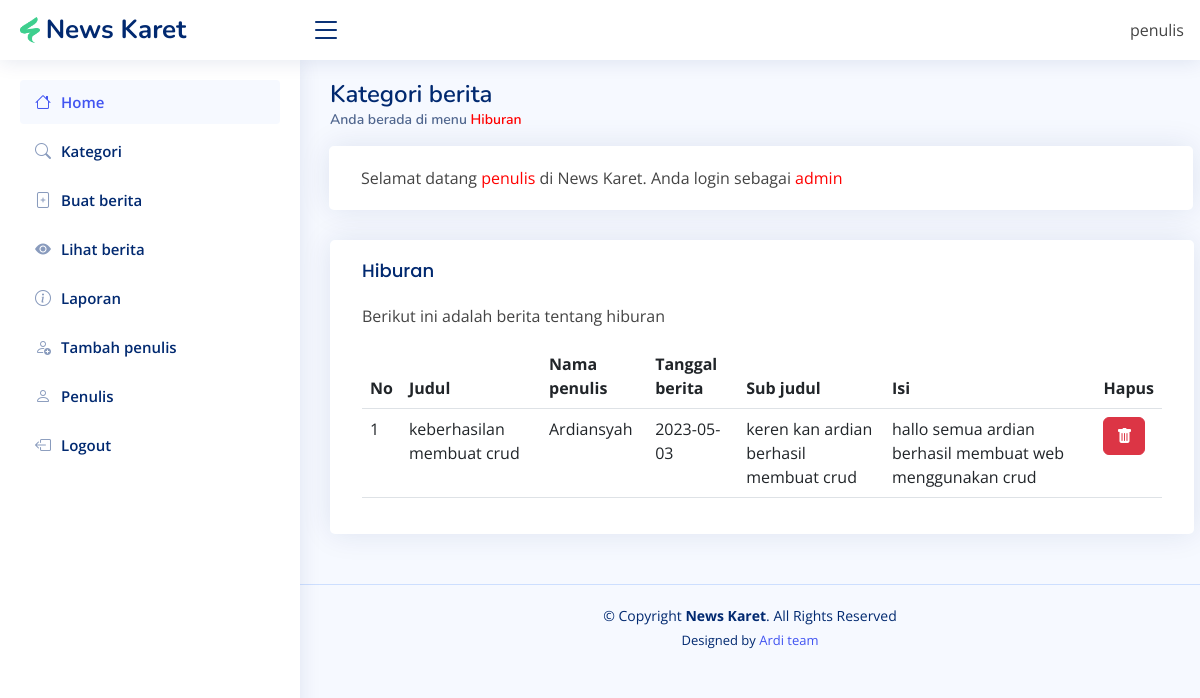
The app's page /kategori/hiburan.php (signed in) with its own data.
### tables this page shows
CREATE TABLE `hiburan` (
  `id` int(11) NOT NULL,
  `judul` varchar(100) NOT NULL,
  `nama_penulis` varchar(35) NOT NULL,
  `tgl_berita` date NOT NULL,
  `sub_judul` varchar(100) NOT NULL,
  `isi_berita` text NOT NULL,
  `gambar` varchar(255) NOT NULL
);

### kategori/hiburan.php (the view, shortened to what this page needs)
<?php
include '../config/koneksi.php';
?>
<!DOCTYPE html>
<html lang="en">
  <head>
    <link
      href="../assets/vendor/bootstrap/css/bootstrap.min.css"
      rel="stylesheet"
    />
    <link
      href="../assets/vendor/bootstrap-icons/bootstrap-icons.css"
      rel="stylesheet"
    />
    <link
      href="../assets/vendor/boxicons/css/boxicons.min.css"
      rel="stylesheet"
    />
    <link href="../assets/vendor/quill/quill.snow.css" rel="stylesheet" />
    <link href="../assets/vendor/quill/quill.bubble.css" rel="stylesheet" />
    <link href="../assets/vendor/remixicon/remixicon.css" rel="stylesheet" />
    <link
      href="../assets/vendor/simple-datatables/style.css"
      rel="stylesheet"
    />
    <link href="../assets/css/style.css" rel="stylesheet" />
  </head>
  <body>
    <header id="header" class="header fixed-top d-flex align-items-center">
      <div class="d-flex align-items-center justify-content-between">
        <a href="" class="logo d-flex align-items-center">
          <img src="../assets/img/2.png" alt="" />
          <span class="d-none d-lg-block">News Karet</span>
        </a>
        <i class="bi bi-list toggle-sidebar-btn"></i>
      </div>
      <nav class="header-nav ms-auto">
        <ul class="d-flex align-items-center">
          <li class="nav-item pe-3">
            <span class="d-none d-md-block ps-2">
              <?= $_SESSION['username'] ?>
            </span>
          </li>
        </ul>
      </nav>
    </header>
    <aside id="sidebar" class="sidebar">
      <ul class="sidebar-nav" id="sidebar-nav">
        <li class="nav-item">
          <a
            class="nav-link"
            href="http://<?= $_SERVER['SERVER_NAME'] ?>/news-karet/admin/"
          >
            <i class="bi bi-house"></i>
            <span>Home</span>
          </a>
        </li>
        <li class="nav-item">
          <a
            class="nav-link collapsed"
            href="http://<?= $_SERVER['SERVER_NAME'] ?>/news-karet/admin/kategori.php"
          >
            <i class="bi bi-search"></i>
            <span>Kategori</span>
          </a>
        </li>
        <li class="nav-item">
          <a
            class="nav-link collapsed"
            href="http://<?= $_SERVER['SERVER_NAME'] ?>/news-karet/admin/buat-berita.php"
          >
            <i class="bi bi-file-plus"></i>
            <span>Buat berita</span>
          </a>
        </li>
        <li class="nav-item">
          <a
            class="nav-link collapsed"
            href="http://<?= $_SERVER['SERVER_NAME'] ?>/news-karet/admin/lihat-berita.php"
          >
            <i class="bi bi-eye-fill"></i>
            <span>Lihat berita</span>
          </a>
        </li>
        <li class="nav-item">
          <a
            class="nav-link collapsed"
            href="http://<?= $_SERVER['SERVER_NAME'] ?>/news-karet/admin/laporan.php"
          >
            <i class="bi bi-info-circle"></i>
            <span>Laporan</span>
          </a>
        </li>
        <li class="nav-item">
          <a
            class="nav-link collapsed"
            href="http://<?= $_SERVER['SERVER_NAME'] ?>/news-karet/admin/tambah-penulis.php"
          >
            <i class="bi bi-person-add"></i>
            <span>Tambah penulis</span>
          </a>
        </li>
        <li class="nav-item">
          <a
            class="nav-link collapsed"
            href="http://<?= $_SERVER['SERVER_NAME'] ?>/news-karet/admin/penulis.php"
          >
            <i class="bi bi-person"></i>
            <span>Penulis</span>
          </a>
        </li>
        <li class="nav-item">
          <a
            class="nav-link collapsed"
            href="http://<?= $_SERVER['SERVER_NAME'] ?>/news-karet/logout/"
          >
            <i class="bi bi-box-arrow-left"></i>
            <span>Logout</span>
          </a>
        </li>
      </ul>
    </aside>
    <main id="main" class="main">
      <div class="pagetitle">
        <h1>Kategori berita</h1>
        <nav>
          <ol class="breadcrumb">
            <li class="breadcrumb-item active">
              Anda berada di menu <span style="color: red">Hiburan</span>
            </li>
          </ol>
        </nav>
      </div>
      <section class="section dashboard">
        <div class="row">
          <div class="col-lg-12">
            <div class="row">
              <div class="card" style="margin-left: 11px;">
                <div class="card-body" style="padding-top: 20px;">
                  Selamat datang <span style="color: red;"><?= $_SESSION['username'] ?></span> di News Karet. Anda login sebagai <span style="color: red;"><?= $_SESSION['level'] ?></span>
                </div>
              </div>
              <div class="card" style="margin-left: 12px;">
                <div class="card-body">
                  <h5 class="card-title">Hiburan</h5>
                  <p>Berikut ini adalah berita tentang hiburan</p>
                  <table class="table datatable">
                    <thead>
                      <tr>
                        <th scope="col">No</th>
                        <th scope="col">Judul</th>
                        <th scope="col">Nama penulis</th>
                        <th scope="col">Tanggal berita</th>
                        <th scope="col">Sub judul</th>
                        <th scope="col">Isi</th>
                        <th scope="col">Hapus</th>
                      </tr>
                    </thead>
                    <tbody>
                      <?php
                      $no = 1;
                      $tampil = mysqli_query($con, "SELECT * FROM `hiburan` order by id desc");
                      while ($d = mysqli_fetch_object($tampil)){
                      ?>
                      <tr>
                        <td><?= $no++ ?></td>
                        <td><?= $d->judul?></td>
                        <td><?= $d->nama_penulis?></td>
                        <td><?= $d->tgl_berita?></td>
                        <td><?= $d->sub_judul?></td>
                        <td><?= $d->isi_berita?></td>
                        <td>
                          <form action="" method="post"><input type="hidden" name="id" value="<?= $d->id ?>"><button name="hapus" class="btn btn-danger" data-bs-toggle="tooltip" title="Hapus"><i class="bi bi-trash-fill"></i></button></form>
                        </td>
                      </tr>
                      <?php
                      }
                      ?>
                    </tbody>
                  </table>
                </div>
                </div>
            </div>
          </div>
        </div>
      </section>
    </main>
    <footer id="footer" class="footer">
      <div class="copyright">
        &copy; Copyright <strong><span>News Karet</span></strong
        >. All Rights Reserved
      </div>
      <div class="credits">
        Designed by
        <a href="https://github.com/ardiansyah835" target="_blank">Ardi team</a>
      </div>
    </footer>
  </body>
</html>

### assets/css/style.css (style rules this page uses)
:root { scroll-behavior: smooth; }
body { font-family: "Open Sans", sans-serif; background: #f6f9ff; color: #444444; }
a { color: #4154f1; text-decoration: none; }
h1, h2, h3, h4, h5, h6 { font-family: "Nunito", sans-serif; }
#main { margin-top: 60px; padding: 20px 30px; transition: all 0.3s; }
.pagetitle { margin-bottom: 10px; }
.pagetitle h1 { font-size: 24px; margin-bottom: 0; font-weight: 600; color: #012970; }
.card { margin-bottom: 30px; border: none; border-radius: 5px; box-shadow: 0px 0 30px rgba(1, 41, 112, 0.1); }
.card-title { padding: 20px 0 15px 0; font-size: 18px; font-weight: 500; color: #012970; font-family: "Poppins", sans-serif; }
.card-body { padding: 0 20px 20px 20px; }
.breadcrumb { font-size: 14px; font-family: "Nunito", sans-serif; color: #899bbd; font-weight: 600; }
.breadcrumb .breadcrumb-item::before { color: #899bbd; }
.breadcrumb .active { color: #51678f; font-weight: 600; }
.logo { line-height: 1; }
@media (min-width: 1200px) { .logo { width: 280px; } }
.logo img { max-height: 26px; margin-right: 6px; }
.logo span { font-size: 26px; font-weight: 700; color: #012970; font-family: "Nunito", sans-serif; }
.header { transition: all 0.5s; z-index: 997; height: 60px; box-shadow: 0px 2px 20px rgba(1, 41, 112, 0.1); background-color: #fff; padding-left: 20px; }
.header .toggle-sidebar-btn { font-size: 32px; padding-left: 10px; cursor: pointer; color: #012970; }
.header-nav ul { list-style: none; }
.header-nav>ul { margin: 0; padding: 0; }
.sidebar { position: fixed; top: 60px; left: 0; bottom: 0; width: 300px; z-index: 996; transition: all 0.3s; padding: 20px; overflow-y: auto; scrollbar-width: thin; scrollbar-color: #aab7cf transparent; box-shadow: 0px 0px 20px rgba(1, 41, 112, 0.1); background-color: #fff; }
@media (min-width: 1200px) { #main, #footer { margin-left: 300px; } }
.sidebar-nav { padding: 0; margin: 0; list-style: none; }
.sidebar-nav li { padding: 0; margin: 0; list-style: none; }
.sidebar-nav .nav-item { margin-bottom: 5px; }
.sidebar-nav .nav-link { display: flex; align-items: center; font-size: 15px; font-weight: 600; color: #4154f1; transition: 0.3; background: #f6f9ff; padding: 10px 15px; border-radius: 4px; }
.sidebar-nav .nav-link i { font-size: 16px; margin-right: 10px; color: #4154f1; }
.sidebar-nav .nav-link.collapsed { color: #012970; background: #fff; }
.sidebar-nav .nav-link.collapsed i { color: #899bbd; }
.footer { padding: 20px 0; font-size: 14px; transition: all 0.3s; border-top: 1px solid #cddfff; }
.footer .copyright { text-align: center; color: #012970; }
.footer .credits { padding-top: 5px; text-align: center; font-size: 13px; color: #012970; }

### records on screen
hiburan: judul "keberhasilan membuat crud", nama_penulis "Ardiansyah", tgl_berita "2023-05-03", sub_judul "keren kan ardian berhasil membuat crud", isi_berita "hallo semua ardian berhasil membuat web menggunakan crud"

### other values on screen
$_SESSION['username'] "penulis"
$_SESSION['level'] "admin"
